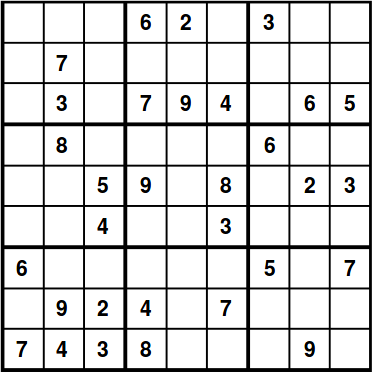
#> input picture data/boards/sudoku1.png, 372 x 372 px; its folder holds only this picture in this run
$ jupyter execute --allow-errors 02_digit_recognition_and_solving.ipynb   (shell and % lines are left out)
#> lines starting #> are read from the running program, lines starting #| are printed output that depends on the picture; after the words box and inside, x2 and y2 are one past the last pixel; in counts of white or black regions, pixels touching at a corner belong together
<a href="https://colab.research.google.com/github/santiagodie/sudoku-vision-solver/blob/main/02_digit_recognition_and_solving.ipynb" target="_parent"></a>

# 02 · Digit recognition and solving

This notebook completes the pipeline started in [notebook 01](01_grid_detection.ipynb): it reads the digit in each filled cell, solves the puzzle and draws the solution back onto the original image.

Two approaches to digit recognition are compared:

1. A **Random Forest trained on handwritten digits**, reused from an earlier exercise. It fails on these printed boards, and section 2 measures why.
2. **Tesseract OCR** restricted to the digits 1–9, which reads every clue correctly.

The puzzle is then solved with [Peter Norvig's constraint-propagation solver](https://github.com/norvig/pytudes/blob/main/ipynb/Sudoku.ipynb).

## Setup

[cell 1]
# On Colab: clone the repository (for the data) and install Tesseract.
import os, sys
if "google.colab" in sys.modules:
    if not os.path.exists("data"):
        !git clone -q https://github.com/santiagodie/sudoku-vision-solver.git
        %cd sudoku-vision-solver
    !apt-get install -y -qq tesseract-ocr > /dev/null
    !pip install -q pytesseract

[cell 2]
import glob, os, re, time
import cv2
import matplotlib.pyplot as plt
import numpy as np
import pytesseract
from sklearn.ensemble import RandomForestClassifier
from sklearn.metrics import classification_report
from sklearn.model_selection import train_test_split

BOARDS = ["data/boards/sudoku1.png", "data/boards/sudoku2.png", "data/boards/sudoku3.png"]
print("Tesseract", pytesseract.get_tesseract_version())
#> (this line was passed over: pytesseract is not available in this run)

## 1. Grid detection

The same steps as notebook 01, condensed: binarise, keep the 81 square contours and sort them row by row. `show_image` and `sort_contours` come from the course material.

[cell 3]
# Provided in the course material.
def show_image(image):
    if len(image.shape) == 3:
        plt.imshow(image[:, :, ::-1])
    else:
        plt.imshow(image, cmap="gray")
    plt.axis("off")
    plt.show()

# Provided in the course material.
def sort_contours(cnts):
    boundingBoxes = [cv2.boundingRect(c) for c in cnts]
    (cnts, boundingBoxes) = zip(*sorted(zip(cnts, boundingBoxes), key=lambda b: (b[1][1], b[1][0]), reverse=False))
    return cnts

def is_cell(c):
    area = cv2.contourArea(c)
    x, y, w, h = cv2.boundingRect(c)
    solidity = area / float(cv2.contourArea(cv2.convexHull(c)))
    return solidity > 0.9 and 0.8 < w / float(h) < 1.2 and 1000 < area < 15000

def detect_grid(image_path):
    """Return the image, its binarised version (white ink on black) and the 81 sorted cells."""
    image = cv2.imread(image_path)
    gray = cv2.cvtColor(image, cv2.COLOR_BGR2GRAY)
    thresh = cv2.threshold(gray, 30, 255, cv2.THRESH_BINARY_INV)[1]
    contours, _ = cv2.findContours(thresh, cv2.RETR_LIST, cv2.CHAIN_APPROX_SIMPLE)
    cells = [c for c in contours if is_cell(c)]
    if len(cells) != 81:
        raise ValueError(f"Expected 81 cells, found {len(cells)}")
    return image, thresh, sort_contours(cells)

def crop_cell(image, c, margin=5):
    x, y, w, h = cv2.boundingRect(c)
    return image[y + margin:y + h - margin, x + margin:x + w - margin]

def is_empty(cell_crop):
    # A few stray pixels are tolerated; a digit has far more than 20.
    return np.count_nonzero(cell_crop) < 20

# [6 lines left out: function print_grid, not called in this run]

### Reference boards

To measure recognition, the three boards were transcribed by hand from the images (`.` = empty). Accuracy below is the fraction of the 86 clues read correctly.

[cell 4]
REFERENCE = {
    "data/boards/sudoku1.png": "...62.3...7........3.794.65.8....6....59.8.23..4..3...6.....5.7.924.7...7438...9.",
    "data/boards/sudoku2.png": ".84..3.65.37.6....5...2......674..3..2....67.7....9.2.6.3..58....52.7.46....8....",
    "data/boards/sudoku3.png": "...73..4.7....48.....2..........29.8.3...8.7...796.25.6.23............2..8....5.6",
}

def clue_accuracy(read_board):
    """Apply a board-reading function to every board and count correctly read clues."""
    correct = total = 0
    for path, expected in REFERENCE.items():
        predicted = read_board(path)
        clues = [(p, e) for p, e in zip(predicted, expected) if e != "."]
        correct += sum(p == e for p, e in clues)
        total += len(clues)
    return correct, total

## 2. First attempt: a Random Forest trained on handwritten digits

An earlier course exercise trained a Random Forest on a dataset of **2,560 handwritten digits** (256 per class) in MNIST format: 28×28 grayscale images, white digit on black. The original model was saved as a 28 MB pickle; here it is retrained with the same hyperparameters, which takes a few seconds and avoids loading a pickled model.

Each image is described by its raw pixels, flattened into a 784-value vector (the `RawImage` descriptor from the course material).

[cell 5]
# Loading adapted from the course material (CargaYDescribe + RawImage descriptor).
def load_digits(folder="data/digits"):
    data, labels = [], []
    for path in sorted(glob.glob(f"{folder}/*/*.jpg")):
        data.append(cv2.imread(path, cv2.IMREAD_GRAYSCALE).flatten())
        labels.append(os.path.basename(os.path.dirname(path)))
    return np.array(data), np.array(labels)

data, labels = load_digits()
print("Dataset:", data.shape)

#> (the rest of this cell did not finish here and is left out)

#> (a cell that did not finish here is left out)

Around 92% accuracy on handwritten digits. The first version applied it directly to the board, resizing each whole cell to 28×28:

[cell 7]
def read_board_rf(image_path, prepare):
    _, thresh, cells = detect_grid(image_path)
    board = ""
    for c in cells:
        crop = crop_cell(thresh, c)
        board += "." if is_empty(crop) else model.predict(prepare(crop).reshape(1, -1))[0]
    return board

def whole_cell(crop):
    return cv2.resize(crop, (28, 28), interpolation=cv2.INTER_AREA)

#> (the rest of this cell did not finish here and is left out)

#> in detect_grid, image is the input picture: shape (372, 372, 3); mean B, G, R 215.8, 215.8, 215.8
#> in detect_grid, `thresh = cv2.threshold(gray, 30, 255, cv2.THRESH_BINARY_INV)[1]`:
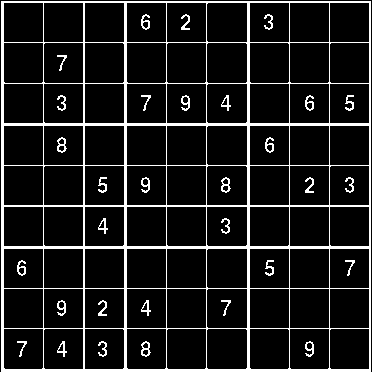
#> thresh: shape (372, 372); 10.9% white; 32 white regions
#> in detect_grid, `contours, _ = cv2.findContours(thresh, cv2.RETR_LIST, cv2.CHAIN_APPROX..`: contours = 131 contours; largest, box (x1, y1, x2, y2) and area: (1, 1, 371, 372) 136530, (206, 328, 248, 370) 1673, (206, 42, 248, 84) 1673, (329, 328, 370, 370) 1635, (289, 328, 330, 370) 1635
#> in detect_grid, `cells = [c for c in contours if is_cell(c)]`: cells = 81 contours; largest, box (x1, y1, x2, y2) and area: (206, 328, 248, 370) 1673, (206, 42, 248, 84) 1673, (329, 328, 370, 370) 1635, (289, 328, 330, 370) 1635, (126, 328, 167, 370) 1635
#> in sort_contours, `boundingBoxes = [cv2.boundingRect(c) for c in cnts]`: boundingBoxes = 81 items, first 6: (329, 328, 41, 42), (289, 328, 41, 42), (249, 328, 41, 42), (206, 328, 42, 42), (166, 328, 41, 42), (126, 328, 41, 42)
#> in sort_contours, `(cnts, boundingBoxes) = zip(*sorted(zip(cnts, boundingBoxes), key=lamb..`: cnts = 81 contours; largest, box (x1, y1, x2, y2) and area: (206, 42, 248, 84) 1673, (206, 328, 248, 370) 1673, (206, 2, 248, 43) 1635, (3, 42, 44, 84) 1635, (43, 42, 84, 84) 1635; boundingBoxes = 81 items, first 6: (3, 2, 41, 41), (43, 2, 41, 41), (84, 2, 41, 41), (126, 2, 41, 41), (166, 2, 41, 41), (206, 2, 42, 41)
#> in read_board_rf, `_, thresh, cells = detect_grid(image_path)`: cells has the same summary as cnts in sort_contours
#> the loop in read_board_rf, `for c in cells:` made 4 passes
#> (x in crop_cell, board) on passes 1 to 3: (3, '.'), (43, '..'), (84, '...')
#> x in crop_cell on pass 4: 126
#> after the loop in read_board_rf, `for c in cells:`:
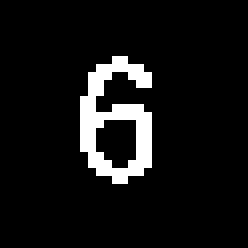
#> crop: shape (31, 31) (shown 8 times larger); 7.5% white in thin lines or dots, all inside (x1, y1, x2, y2) = (10, 7, 19, 23)
correct, total = clue_accuracy(lambda p: read_board_rf(p, whole_cell))
print(f"\nWhole-cell input: {correct}/{total} clues correct ({correct / total:.0%})")

Almost everything is read as 1 or 9. Printed digits differ from handwritten ones, but there is a second, more mechanical difference: **framing**. MNIST digits are cropped to their bounding box, scaled to fit a 20×20 box and centred in the 28×28 image. The board cells were instead resized whole, so the digit fills only a small part of the input and is thinner than the strokes the model was trained on:

[cell 8]
# [12 lines left out: function mnist_style, not called in this run]

_, thresh, cells = detect_grid(BOARDS[0])
#> cells has the same summary as cnts in sort_contours
crop = crop_cell(thresh, cells[3])  # the 6 in the first row
#> (the rest of this cell did not finish here and is left out)

#> (a cell that did not finish here is left out)

print(f"MNIST-style input: {correct}/{total} clues correct ({correct / total:.0%})")

Matching the framing helps a lot, but the model is still wrong on most clues: the remaining gap is the difference between handwriting and a printed typeface. Fixing it properly would mean training on printed digits, so instead the next section uses an OCR engine that is already built for printed text.

## 3. Tesseract OCR

Each cell is prepared for Tesseract, which works best on dark text over a white background with some margin:

1. Invert the crop, so the digit is black on white.
2. Upscale it to 84×84 px.
3. Smooth it with a 5×5 Gaussian blur.
4. Add a 20 px white border.

Tesseract runs with `--psm 6` (a uniform block of text) and a whitelist of the digits 1–9.

**Version note.** This configuration read every clue with Tesseract 4.1.1, the version on Colab. With Tesseract 5 it returns an empty string for two of the 9s. An empty result is dangerous here: the board string becomes shorter than 81 characters and every following cell shifts by one. So `read_digit` retries without the blur when the first pass does not return exactly one digit, and raises an error if that also fails.

[cell 10]
TESSERACT_CONFIG = "--psm 6 --oem 3 -c tessedit_char_whitelist=123456789"

def prepare_for_ocr(crop, blur=True):
    img = cv2.bitwise_not(crop)
    img = cv2.resize(img, (84, 84), interpolation=cv2.INTER_CUBIC)
    if blur:
        img = cv2.GaussianBlur(img, (5, 5), 0)
    return cv2.copyMakeBorder(img, 20, 20, 20, 20, cv2.BORDER_CONSTANT, value=255)

ocr_retries = 0

def read_digit(crop):
    global ocr_retries
    for blur in (True, False):
        text = pytesseract.image_to_string(prepare_for_ocr(crop, blur), config=TESSERACT_CONFIG).strip()
        if len(text) == 1:
            return text
        ocr_retries += 1
    raise ValueError(f"Could not read a single digit (last OCR output: {text!r})")

def read_board(image_path):
    _, thresh, cells = detect_grid(image_path)
    return "".join("." if is_empty(crop_cell(thresh, c)) else read_digit(crop_cell(thresh, c))
                   for c in cells)

[cell 11]
_, thresh, cells = detect_grid(BOARDS[0])
show_image(prepare_for_ocr(crop_cell(thresh, cells[3])))
#> in prepare_for_ocr, `img = cv2.resize(img, (84, 84), interpolation=cv2.INTER_CUBIC)`:
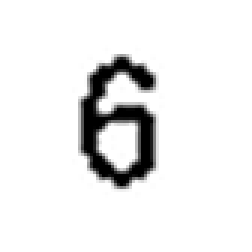
#> img: shape (84, 84) (shown 3 times larger); min 0, max 255, mean 235.8
#> in prepare_for_ocr, `img = cv2.GaussianBlur(img, (5, 5), 0)`:
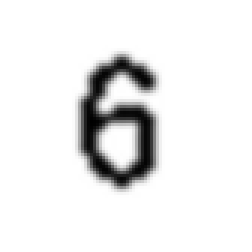
#> img: shape (84, 84) (shown 3 times larger); min 0, max 255, mean 235.8
#> in prepare_for_ocr, `return cv2.copyMakeBorder(img, 20, 20, 20, 20, cv2.BORDER_CONSTANT, va..`:
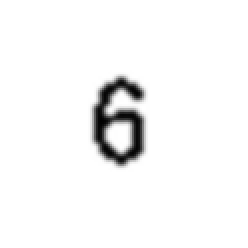
#> returned value: shape (124, 124) (shown 2 times larger); min 0, max 255, mean 246.2

start = time.time()
#> (the rest of this cell did not finish here and is left out)

#> in read_board, `_, thresh, cells = detect_grid(image_path)`: cells has the same summary as cnts in sort_contours
#> the loop in read_digit, `for blur in (True, False):` made 1 pass
#> after the loop in read_digit, `for blur in (True, False):`: ocr_retries = 0
print(f"Tesseract: {correct}/{total} clues correct ({correct / total:.0%}) "
      f"in {time.time() - start:.1f} s, {ocr_retries} retries without blur")

#> (a cell that did not finish here is left out)

#> the loop in read_digit (call 2), `for blur in (True, False):` made 1 pass
    print(path, "matches the reference:", board == REFERENCE[path])
    print_grid(board)
    print()

## 4. Solving

The solver is Peter Norvig's, from [pytudes](https://github.com/norvig/pytudes/blob/main/ipynb/Sudoku.ipynb) (MIT License, Copyright (c) 2010-2017 Peter Norvig), copied unchanged except for removing functions that are not used here. It represents the board as a dictionary from square (`'A1'` to `'I9'`) to the string of digits still possible there, and combines two techniques:

- **Constraint propagation.** When a square has a single possible digit, that digit is removed from all its peers. When a unit (row, column or box) has only one square left for a digit, the digit goes there.
- **Depth-first search.** When propagation gets stuck, it tries each possible digit of the square with the fewest options and propagates again.

The input format is the same `.` and digits string produced above.

[cell 13]
# --- Peter Norvig's Sudoku solver (pytudes, MIT License) ---
from typing import Dict, Optional

def cross(A, B) -> tuple:
    "Cross product of strings in A and strings in B."
    return tuple(a + b for a in A for b in B)

Digit     = str  # e.g. '1'
digits    = '123456789'
DigitSet  = str  # e.g. '123'
rows      = 'ABCDEFGHI'
cols      = digits
Square    = str  # e.g. 'A9'
squares   = cross(rows, cols)
Grid      = Dict[Square, DigitSet] # E.g. {'A9': '123', ...}
all_boxes = [cross(rs, cs)  for rs in ('ABC','DEF','GHI') for cs in ('123','456','789')]
all_units = [cross(rows, c) for c in cols] + [cross(r, cols) for r in rows] + all_boxes
units     = {s: tuple(u for u in all_units if s in u) for s in squares}
peers     = {s: set().union(*units[s]) - {s} for s in squares}
Picture   = str

# [77 lines left out: functions is_solution, constrain, fill, eliminate, parse, picture and 2 more, not called in this run]
# --- end of Norvig's code ---

A small wrapper solves a board string, verifies the result with Norvig's `is_solution` and returns the 81 solved digits as a string, in the same order as the cells.

[cell 14]
# [6 lines left out: function solve, not called in this run]

#> (the rest of this cell did not finish here and is left out)

    start = time.perf_counter()
    solution = solve(board)
    elapsed = (time.perf_counter() - start) * 1000
    print(f"{path}: solved in {elapsed:.1f} ms")
    print_side_by_side("Puzzle:\n" + picture(parse(board)), "Solution:\n" + picture(parse(solution)))
    print()

## 5. Drawing the solution

The missing digits are written in red into the empty cells, reusing the cell contours from the detection step to position them.

[cell 15]
# [8 lines left out: function draw_solution, not called in this run]

def solve_image(image_path):
    """Full pipeline: detect the grid, read the clues, solve and draw the solution."""
    image, thresh, cells = detect_grid(image_path)
    board = "".join("." if is_empty(crop_cell(thresh, c)) else read_digit(crop_cell(thresh, c))
                    for c in cells)
    return draw_solution(image, cells, board, solve(board))

#> (a cell that did not finish here is left out)

#> in solve_image, `image, thresh, cells = detect_grid(image_path)`: cells has the same summary as cnts in sort_contours
#> (the call stopped at in read_digit, `text = pytesseract.image_to_string(prepare_for_ocr(crop, blur), config..`: pytesseract is not available in this run)
